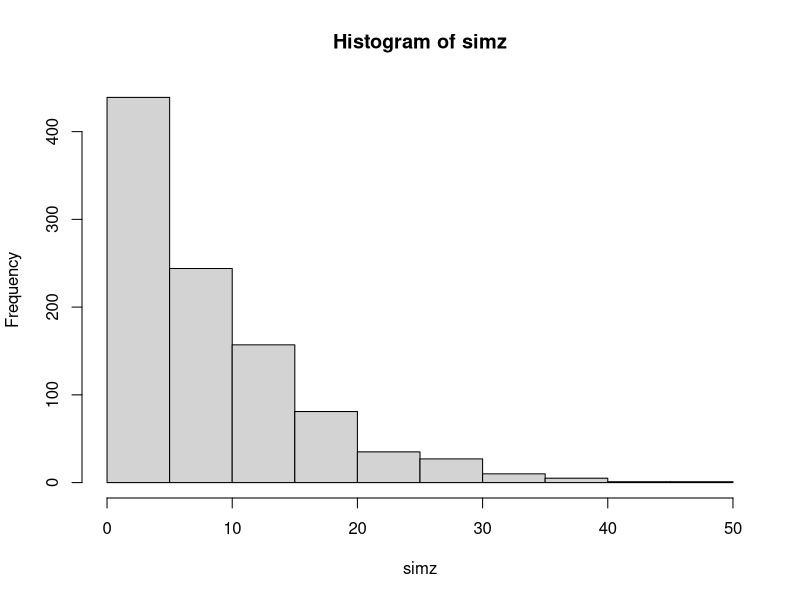
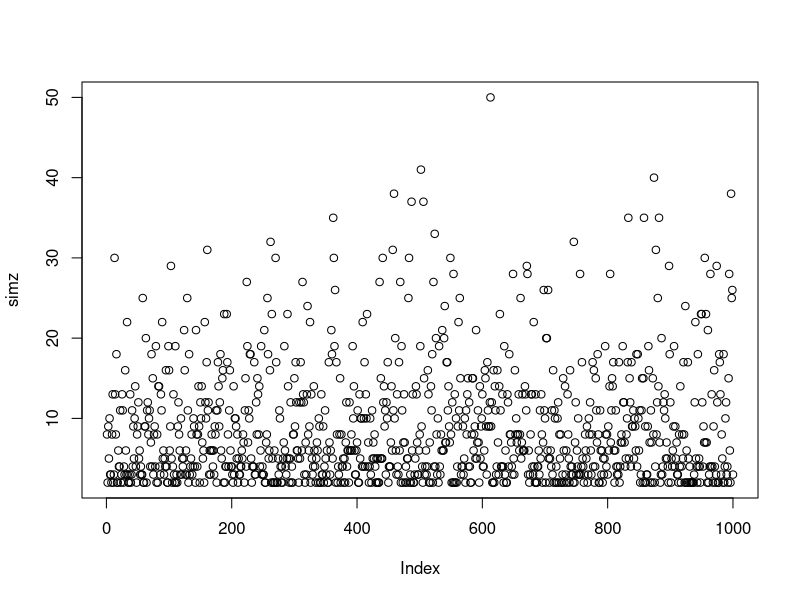

Here is the R script that generated these plots, in order:
# Chapter 7 exercises

# 1. Discrete prob simlation: 

shots <- function(){
  xx <- rbinom(2, 1, .6)
  count = 2
  while(!all(xx[c(count, count-1)]==0)) {
    xx <- c(xx, rbinom(1, 1, .6))
    count = count + 1
  }
  length(xx)
}

simz <- replicate(1000, shots())
mean(simz); sd(simz)
hist(simz)
plot(simz)
